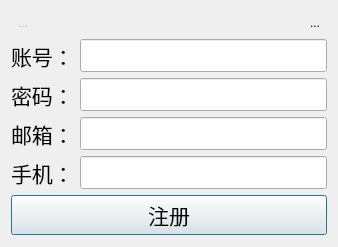
<?xml version="1.0" encoding="UTF-8"?>
<ui version="4.0">
 <class>registerui</class>
 <widget class="QDialog" name="registerui">
  <property name="geometry">
   <rect>
    <x>0</x>
    <y>0</y>
    <width>338</width>
    <height>247</height>
   </rect>
  </property>
  <property name="sizePolicy">
   <sizepolicy hsizetype="Fixed" vsizetype="Fixed">
    <horstretch>0</horstretch>
    <verstretch>0</verstretch>
   </sizepolicy>
  </property>
  <property name="windowTitle">
   <string>Dialog</string>
  </property>
  <layout class="QGridLayout" name="gridLayout_2">
   <item row="0" column="0">
    <layout class="QVBoxLayout" name="verticalLayout">
     <item>
      <layout class="QHBoxLayout" name="horizontalLayout">
       <item>
        <widget class="QToolButton" name="IconBtn">
         <property name="enabled">
          <bool>false</bool>
         </property>
         <property name="text">
          <string>...</string>
         </property>
         <property name="icon">
          <iconset resource="res.qrc">
           <normaloff>:/owl</normaloff>:/owl</iconset>
         </property>
         <property name="iconSize">
          <size>
           <width>20</width>
           <height>20</height>
          </size>
         </property>
         <property name="autoRaise">
          <bool>true</bool>
         </property>
        </widget>
       </item>
       <item>
        <spacer name="horizontalSpacer">
         <property name="orientation">
          <enum>Qt::Horizontal</enum>
         </property>
         <property name="sizeHint" stdset="0">
          <size>
           <width>40</width>
           <height>20</height>
          </size>
         </property>
        </spacer>
       </item>
       <item>
        <widget class="QToolButton" name="CloseBtn">
         <property name="text">
          <string>...</string>
         </property>
         <property name="icon">
          <iconset resource="res.qrc">
           <normaloff>:/close</normaloff>:/close</iconset>
         </property>
         <property name="iconSize">
          <size>
           <width>20</width>
           <height>20</height>
          </size>
         </property>
         <property name="autoRaise">
          <bool>true</bool>
         </property>
        </widget>
       </item>
      </layout>
     </item>
     <item>
      <layout class="QGridLayout" name="gridLayout">
       <item row="0" column="0">
        <widget class="QLabel" name="label">
         <property name="font">
          <font>
           <pointsize>16</pointsize>
          </font>
         </property>
         <property name="text">
          <string>账号：</string>
         </property>
        </widget>
       </item>
       <item row="0" column="1">
        <widget class="QLineEdit" name="NameLineEdit">
         <property name="font">
          <font>
           <pointsize>16</pointsize>
          </font>
         </property>
        </widget>
       </item>
       <item row="1" column="0">
        <widget class="QLabel" name="label_2">
         <property name="font">
          <font>
           <pointsize>16</pointsize>
          </font>
         </property>
         <property name="text">
          <string>密码：</string>
         </property>
        </widget>
       </item>
       <item row="1" column="1">
        <widget class="QLineEdit" name="PwdLineEdit">
         <property name="font">
          <font>
           <pointsize>16</pointsize>
          </font>
         </property>
        </widget>
       </item>
       <item row="2" column="0">
        <widget class="QLabel" name="label_3">
         <property name="font">
          <font>
           <pointsize>16</pointsize>
          </font>
         </property>
         <property name="text">
          <string>邮箱：</string>
         </property>
        </widget>
       </item>
       <item row="2" column="1">
        <widget class="QLineEdit" name="EmailLineEdit">
         <property name="font">
          <font>
           <pointsize>16</pointsize>
          </font>
         </property>
        </widget>
       </item>
       <item row="3" column="0">
        <widget class="QLabel" name="label_4">
         <property name="font">
          <font>
           <pointsize>16</pointsize>
          </font>
         </property>
         <property name="text">
          <string>手机：</string>
         </property>
        </widget>
       </item>
       <item row="3" column="1">
        <widget class="QLineEdit" name="PhoneEdit">
         <property name="font">
          <font>
           <pointsize>16</pointsize>
          </font>
         </property>
        </widget>
       </item>
      </layout>
     </item>
     <item>
      <layout class="QHBoxLayout" name="horizontalLayout_2">
       <item>
        <widget class="QPushButton" name="registerBtn">
         <property name="font">
          <font>
           <pointsize>16</pointsize>
          </font>
         </property>
         <property name="text">
          <string>注册</string>
         </property>
        </widget>
       </item>
      </layout>
     </item>
    </layout>
   </item>
  </layout>
 </widget>
 <resources>
  <include location="res.qrc"/>
 </resources>
 <connections/>
</ui>
